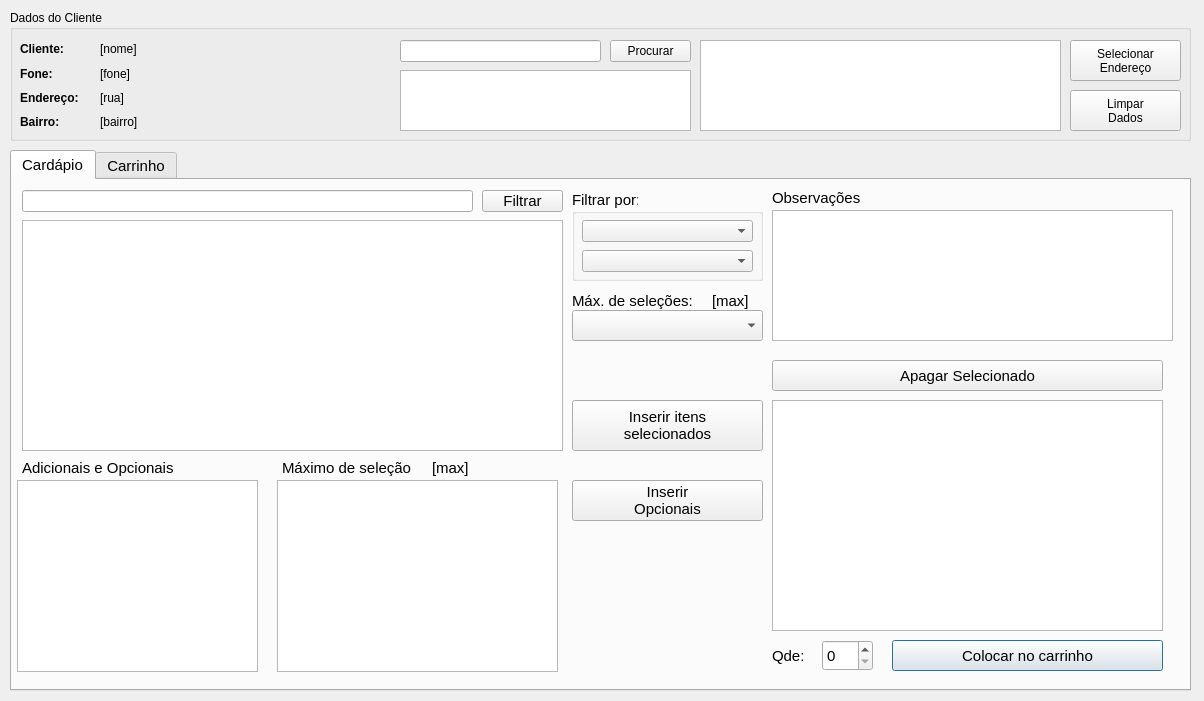
<?xml version="1.0" encoding="UTF-8"?>
<ui version="4.0">
 <class>Venda</class>
 <widget class="QDialog" name="Venda">
  <property name="geometry">
   <rect>
    <x>0</x>
    <y>0</y>
    <width>1204</width>
    <height>701</height>
   </rect>
  </property>
  <property name="windowTitle">
   <string>Vendas</string>
  </property>
  <widget class="QTabWidget" name="tabWidget">
   <property name="geometry">
    <rect>
     <x>10</x>
     <y>150</y>
     <width>1181</width>
     <height>541</height>
    </rect>
   </property>
   <property name="font">
    <font>
     <pointsize>11</pointsize>
    </font>
   </property>
   <property name="currentIndex">
    <number>0</number>
   </property>
   <widget class="QWidget" name="tab">
    <attribute name="title">
     <string>Cardápio</string>
    </attribute>
    <widget class="QLabel" name="label_4">
     <property name="geometry">
      <rect>
       <x>560</x>
       <y>110</y>
       <width>141</width>
       <height>21</height>
      </rect>
     </property>
     <property name="text">
      <string>Máx. de seleções:</string>
     </property>
    </widget>
    <widget class="QTableView" name="tableView_cardapio">
     <property name="geometry">
      <rect>
       <x>10</x>
       <y>40</y>
       <width>541</width>
       <height>231</height>
      </rect>
     </property>
     <property name="sizeAdjustPolicy">
      <enum>QAbstractScrollArea::AdjustToContentsOnFirstShow</enum>
     </property>
    </widget>
    <widget class="QPushButton" name="pushButton_carrinho">
     <property name="geometry">
      <rect>
       <x>880</x>
       <y>460</y>
       <width>271</width>
       <height>31</height>
      </rect>
     </property>
     <property name="text">
      <string>Colocar no carrinho</string>
     </property>
    </widget>
    <widget class="QLineEdit" name="lineEdit_filtrar">
     <property name="geometry">
      <rect>
       <x>10</x>
       <y>10</y>
       <width>451</width>
       <height>22</height>
      </rect>
     </property>
     <property name="toolTip">
      <string>&lt;html&gt;&lt;head/&gt;&lt;body&gt;&lt;p&gt;Digite parte do nome ou algum ingrediente&lt;/p&gt;&lt;/body&gt;&lt;/html&gt;</string>
     </property>
     <property name="clearButtonEnabled">
      <bool>true</bool>
     </property>
    </widget>
    <widget class="QLabel" name="label_maxsel">
     <property name="geometry">
      <rect>
       <x>700</x>
       <y>110</y>
       <width>51</width>
       <height>21</height>
      </rect>
     </property>
     <property name="text">
      <string>[max]</string>
     </property>
    </widget>
    <widget class="QGroupBox" name="groupBox">
     <property name="geometry">
      <rect>
       <x>560</x>
       <y>10</y>
       <width>191</width>
       <height>91</height>
      </rect>
     </property>
     <property name="title">
      <string>Filtrar por:</string>
     </property>
     <widget class="QComboBox" name="comboBox_tamanho">
      <property name="geometry">
       <rect>
        <x>10</x>
        <y>30</y>
        <width>171</width>
        <height>22</height>
       </rect>
      </property>
     </widget>
     <widget class="QComboBox" name="comboBox_tipo">
      <property name="geometry">
       <rect>
        <x>10</x>
        <y>60</y>
        <width>171</width>
        <height>22</height>
       </rect>
      </property>
     </widget>
    </widget>
    <widget class="QLabel" name="label_10">
     <property name="geometry">
      <rect>
       <x>760</x>
       <y>460</y>
       <width>41</width>
       <height>31</height>
      </rect>
     </property>
     <property name="toolTip">
      <string/>
     </property>
     <property name="text">
      <string>Qde:</string>
     </property>
    </widget>
    <widget class="QPushButton" name="pushButton_filtrar">
     <property name="geometry">
      <rect>
       <x>470</x>
       <y>10</y>
       <width>81</width>
       <height>22</height>
      </rect>
     </property>
     <property name="text">
      <string>Filtrar</string>
     </property>
    </widget>
    <widget class="QPushButton" name="pushButton_inserir">
     <property name="geometry">
      <rect>
       <x>560</x>
       <y>220</y>
       <width>191</width>
       <height>51</height>
      </rect>
     </property>
     <property name="text">
      <string>Inserir itens
selecionados</string>
     </property>
    </widget>
    <widget class="QComboBox" name="comboBox_menu">
     <property name="geometry">
      <rect>
       <x>560</x>
       <y>130</y>
       <width>191</width>
       <height>31</height>
      </rect>
     </property>
    </widget>
    <widget class="QLabel" name="label_5">
     <property name="geometry">
      <rect>
       <x>10</x>
       <y>280</y>
       <width>161</width>
       <height>16</height>
      </rect>
     </property>
     <property name="text">
      <string>Adicionais e Opcionais</string>
     </property>
    </widget>
    <widget class="QTableWidget" name="tableWidget_selecao">
     <property name="geometry">
      <rect>
       <x>760</x>
       <y>220</y>
       <width>391</width>
       <height>231</height>
      </rect>
     </property>
    </widget>
    <widget class="QListView" name="listView_menuadicionais">
     <property name="geometry">
      <rect>
       <x>5</x>
       <y>300</y>
       <width>241</width>
       <height>192</height>
      </rect>
     </property>
    </widget>
    <widget class="QLabel" name="label_6">
     <property name="geometry">
      <rect>
       <x>270</x>
       <y>280</y>
       <width>151</width>
       <height>16</height>
      </rect>
     </property>
     <property name="text">
      <string>Máximo de seleção</string>
     </property>
    </widget>
    <widget class="QLabel" name="label_2">
     <property name="geometry">
      <rect>
       <x>560</x>
       <y>350</y>
       <width>181</width>
       <height>141</height>
      </rect>
     </property>
     <property name="text">
      <string/>
     </property>
     <property name="pixmap">
      <pixmap>../../../sabordelivery/papelaria/SaborDelivery/02-Selo_SaborDelivery/selo_sabordelivery.png</pixmap>
     </property>
     <property name="scaledContents">
      <bool>true</bool>
     </property>
    </widget>
    <widget class="QTableView" name="tableView_itensadicionais">
     <property name="geometry">
      <rect>
       <x>265</x>
       <y>300</y>
       <width>281</width>
       <height>192</height>
      </rect>
     </property>
    </widget>
    <widget class="QLabel" name="label_maxseladc">
     <property name="geometry">
      <rect>
       <x>420</x>
       <y>280</y>
       <width>51</width>
       <height>16</height>
      </rect>
     </property>
     <property name="text">
      <string>[max]</string>
     </property>
    </widget>
    <widget class="QTextEdit" name="textEdit_obs">
     <property name="geometry">
      <rect>
       <x>760</x>
       <y>30</y>
       <width>401</width>
       <height>131</height>
      </rect>
     </property>
    </widget>
    <widget class="QPushButton" name="pushButton_inseriradicionais">
     <property name="geometry">
      <rect>
       <x>560</x>
       <y>300</y>
       <width>191</width>
       <height>41</height>
      </rect>
     </property>
     <property name="text">
      <string>Inserir
Opcionais</string>
     </property>
    </widget>
    <widget class="QPushButton" name="pushButton_apagar">
     <property name="geometry">
      <rect>
       <x>760</x>
       <y>180</y>
       <width>391</width>
       <height>31</height>
      </rect>
     </property>
     <property name="text">
      <string>Apagar Selecionado</string>
     </property>
    </widget>
    <widget class="QSpinBox" name="spinBox_qtdecardapio">
     <property name="geometry">
      <rect>
       <x>810</x>
       <y>460</y>
       <width>51</width>
       <height>31</height>
      </rect>
     </property>
    </widget>
    <widget class="QLabel" name="label_15">
     <property name="geometry">
      <rect>
       <x>760</x>
       <y>10</y>
       <width>101</width>
       <height>16</height>
      </rect>
     </property>
     <property name="text">
      <string>Observações</string>
     </property>
    </widget>
   </widget>
   <widget class="QWidget" name="tab_2">
    <attribute name="title">
     <string>Carrinho</string>
    </attribute>
    <widget class="QLineEdit" name="lineEdit_desconto">
     <property name="geometry">
      <rect>
       <x>920</x>
       <y>79</y>
       <width>121</width>
       <height>22</height>
      </rect>
     </property>
    </widget>
    <widget class="QLineEdit" name="lineEdit_troco">
     <property name="geometry">
      <rect>
       <x>920</x>
       <y>109</y>
       <width>121</width>
       <height>22</height>
      </rect>
     </property>
    </widget>
    <widget class="QPushButton" name="pushButton_apagaritemcarrinho">
     <property name="geometry">
      <rect>
       <x>920</x>
       <y>50</y>
       <width>231</width>
       <height>22</height>
      </rect>
     </property>
     <property name="text">
      <string>Apagar item</string>
     </property>
    </widget>
    <widget class="QLabel" name="label_troco">
     <property name="geometry">
      <rect>
       <x>1050</x>
       <y>149</y>
       <width>59</width>
       <height>14</height>
      </rect>
     </property>
     <property name="text">
      <string>[troco]</string>
     </property>
     <property name="alignment">
      <set>Qt::AlignRight|Qt::AlignTrailing|Qt::AlignVCenter</set>
     </property>
    </widget>
    <widget class="QPushButton" name="pushButton_troco">
     <property name="geometry">
      <rect>
       <x>1050</x>
       <y>109</y>
       <width>101</width>
       <height>22</height>
      </rect>
     </property>
     <property name="text">
      <string>Troco R$</string>
     </property>
    </widget>
    <widget class="QPushButton" name="pushButton_finalizarcompra">
     <property name="geometry">
      <rect>
       <x>920</x>
       <y>410</y>
       <width>221</width>
       <height>41</height>
      </rect>
     </property>
     <property name="text">
      <string>Finalizar Venda</string>
     </property>
    </widget>
    <widget class="QLabel" name="label_14">
     <property name="geometry">
      <rect>
       <x>920</x>
       <y>140</y>
       <width>81</width>
       <height>31</height>
      </rect>
     </property>
     <property name="text">
      <string>Troco: R$</string>
     </property>
    </widget>
    <widget class="QPushButton" name="pushButton_desconto">
     <property name="geometry">
      <rect>
       <x>1050</x>
       <y>79</y>
       <width>101</width>
       <height>21</height>
      </rect>
     </property>
     <property name="text">
      <string>Desconto R$</string>
     </property>
    </widget>
    <widget class="QGroupBox" name="groupBox_3">
     <property name="geometry">
      <rect>
       <x>1050</x>
       <y>179</y>
       <width>111</width>
       <height>101</height>
      </rect>
     </property>
     <property name="title">
      <string>Entrega</string>
     </property>
     <widget class="QRadioButton" name="radioButton_entregar">
      <property name="geometry">
       <rect>
        <x>10</x>
        <y>30</y>
        <width>91</width>
        <height>20</height>
       </rect>
      </property>
      <property name="text">
       <string>Endereço</string>
      </property>
     </widget>
     <widget class="QRadioButton" name="radioButton_balcao">
      <property name="geometry">
       <rect>
        <x>10</x>
        <y>70</y>
        <width>71</width>
        <height>20</height>
       </rect>
      </property>
      <property name="text">
       <string>Balcão</string>
      </property>
     </widget>
    </widget>
    <widget class="QGroupBox" name="groupBox_4">
     <property name="geometry">
      <rect>
       <x>920</x>
       <y>180</y>
       <width>121</width>
       <height>101</height>
      </rect>
     </property>
     <property name="title">
      <string>Pagamento em</string>
     </property>
     <widget class="QRadioButton" name="radioButton_dinheiro">
      <property name="geometry">
       <rect>
        <x>10</x>
        <y>20</y>
        <width>89</width>
        <height>20</height>
       </rect>
      </property>
      <property name="text">
       <string>Dinheiro</string>
      </property>
     </widget>
     <widget class="QRadioButton" name="radioButton_cartao">
      <property name="geometry">
       <rect>
        <x>10</x>
        <y>40</y>
        <width>89</width>
        <height>20</height>
       </rect>
      </property>
      <property name="text">
       <string>Cartão</string>
      </property>
     </widget>
     <widget class="QRadioButton" name="radioButton_cheque">
      <property name="geometry">
       <rect>
        <x>10</x>
        <y>60</y>
        <width>89</width>
        <height>20</height>
       </rect>
      </property>
      <property name="text">
       <string>Cheque</string>
      </property>
     </widget>
     <widget class="QRadioButton" name="radioButton_fiado">
      <property name="geometry">
       <rect>
        <x>10</x>
        <y>80</y>
        <width>89</width>
        <height>20</height>
       </rect>
      </property>
      <property name="text">
       <string>Fiado</string>
      </property>
     </widget>
    </widget>
    <widget class="QGroupBox" name="groupBox_5">
     <property name="geometry">
      <rect>
       <x>920</x>
       <y>300</y>
       <width>221</width>
       <height>101</height>
      </rect>
     </property>
     <property name="title">
      <string>Valores da Compra</string>
     </property>
     <widget class="QLabel" name="label_11">
      <property name="geometry">
       <rect>
        <x>10</x>
        <y>20</y>
        <width>111</width>
        <height>22</height>
       </rect>
      </property>
      <property name="text">
       <string>Desconto: R$</string>
      </property>
     </widget>
     <widget class="QLabel" name="label_desconto">
      <property name="geometry">
       <rect>
        <x>120</x>
        <y>20</y>
        <width>89</width>
        <height>22</height>
       </rect>
      </property>
      <property name="text">
       <string>0,00</string>
      </property>
      <property name="alignment">
       <set>Qt::AlignRight|Qt::AlignTrailing|Qt::AlignVCenter</set>
      </property>
     </widget>
     <widget class="QLabel" name="label_13">
      <property name="geometry">
       <rect>
        <x>10</x>
        <y>40</y>
        <width>111</width>
        <height>20</height>
       </rect>
      </property>
      <property name="text">
       <string>Entrega: R$</string>
      </property>
     </widget>
     <widget class="QLabel" name="label_valorentrega">
      <property name="geometry">
       <rect>
        <x>120</x>
        <y>40</y>
        <width>89</width>
        <height>20</height>
       </rect>
      </property>
      <property name="text">
       <string>0,00</string>
      </property>
      <property name="alignment">
       <set>Qt::AlignRight|Qt::AlignTrailing|Qt::AlignVCenter</set>
      </property>
     </widget>
     <widget class="QLabel" name="label_12">
      <property name="geometry">
       <rect>
        <x>10</x>
        <y>70</y>
        <width>111</width>
        <height>21</height>
       </rect>
      </property>
      <property name="font">
       <font>
        <pointsize>12</pointsize>
        <weight>75</weight>
        <bold>true</bold>
       </font>
      </property>
      <property name="text">
       <string>Total: R$</string>
      </property>
      <property name="alignment">
       <set>Qt::AlignBottom|Qt::AlignLeading|Qt::AlignLeft</set>
      </property>
     </widget>
     <widget class="QLabel" name="label_total">
      <property name="geometry">
       <rect>
        <x>120</x>
        <y>70</y>
        <width>89</width>
        <height>20</height>
       </rect>
      </property>
      <property name="minimumSize">
       <size>
        <width>0</width>
        <height>0</height>
       </size>
      </property>
      <property name="font">
       <font>
        <pointsize>12</pointsize>
        <weight>75</weight>
        <bold>true</bold>
       </font>
      </property>
      <property name="text">
       <string>0,00</string>
      </property>
      <property name="alignment">
       <set>Qt::AlignBottom|Qt::AlignRight|Qt::AlignTrailing</set>
      </property>
     </widget>
    </widget>
    <widget class="QPushButton" name="pushButton_qtde">
     <property name="geometry">
      <rect>
       <x>1030</x>
       <y>10</y>
       <width>91</width>
       <height>31</height>
      </rect>
     </property>
     <property name="text">
      <string>Nova Qtde</string>
     </property>
    </widget>
    <widget class="QSpinBox" name="spinBox_qtde">
     <property name="geometry">
      <rect>
       <x>970</x>
       <y>10</y>
       <width>48</width>
       <height>31</height>
      </rect>
     </property>
     <property name="font">
      <font>
       <pointsize>12</pointsize>
      </font>
     </property>
    </widget>
    <widget class="QTableWidget" name="tableWidget_cart">
     <property name="geometry">
      <rect>
       <x>10</x>
       <y>10</y>
       <width>901</width>
       <height>491</height>
      </rect>
     </property>
     <property name="wordWrap">
      <bool>false</bool>
     </property>
    </widget>
    <widget class="QPushButton" name="pushButton">
     <property name="geometry">
      <rect>
       <x>940</x>
       <y>461</y>
       <width>191</width>
       <height>31</height>
      </rect>
     </property>
     <property name="text">
      <string>Imprimir</string>
     </property>
    </widget>
   </widget>
  </widget>
  <widget class="QGroupBox" name="groupBox_2">
   <property name="geometry">
    <rect>
     <x>10</x>
     <y>10</y>
     <width>1181</width>
     <height>131</height>
    </rect>
   </property>
   <property name="title">
    <string>Dados do Cliente</string>
   </property>
   <widget class="QWidget" name="layoutWidget_2">
    <property name="geometry">
     <rect>
      <x>10</x>
      <y>30</y>
      <width>73</width>
      <height>91</height>
     </rect>
    </property>
    <layout class="QVBoxLayout" name="verticalLayout">
     <item>
      <widget class="QLabel" name="label_7">
       <property name="font">
        <font>
         <weight>75</weight>
         <bold>true</bold>
        </font>
       </property>
       <property name="text">
        <string>Cliente:</string>
       </property>
      </widget>
     </item>
     <item>
      <widget class="QLabel" name="label">
       <property name="font">
        <font>
         <weight>75</weight>
         <bold>true</bold>
        </font>
       </property>
       <property name="text">
        <string>Fone:</string>
       </property>
      </widget>
     </item>
     <item>
      <widget class="QLabel" name="label_8">
       <property name="font">
        <font>
         <weight>75</weight>
         <bold>true</bold>
        </font>
       </property>
       <property name="text">
        <string>Endereço:</string>
       </property>
      </widget>
     </item>
     <item>
      <widget class="QLabel" name="label_9">
       <property name="font">
        <font>
         <weight>75</weight>
         <bold>true</bold>
        </font>
       </property>
       <property name="text">
        <string>Bairro:</string>
       </property>
      </widget>
     </item>
    </layout>
   </widget>
   <widget class="QWidget" name="layoutWidget_3">
    <property name="geometry">
     <rect>
      <x>90</x>
      <y>30</y>
      <width>291</width>
      <height>91</height>
     </rect>
    </property>
    <layout class="QVBoxLayout" name="verticalLayout_2">
     <item>
      <widget class="QLabel" name="label_nomecliente">
       <property name="text">
        <string>[nome]</string>
       </property>
      </widget>
     </item>
     <item>
      <widget class="QLabel" name="label_fonecliente">
       <property name="text">
        <string>[fone]</string>
       </property>
      </widget>
     </item>
     <item>
      <widget class="QLabel" name="label_ruacliente">
       <property name="text">
        <string>[rua]</string>
       </property>
      </widget>
     </item>
     <item>
      <widget class="QLabel" name="label_bairrocliente">
       <property name="text">
        <string>[bairro]</string>
       </property>
      </widget>
     </item>
    </layout>
   </widget>
   <widget class="QPushButton" name="pushButton_procurarcliente">
    <property name="geometry">
     <rect>
      <x>600</x>
      <y>30</y>
      <width>81</width>
      <height>22</height>
     </rect>
    </property>
    <property name="text">
     <string>Procurar</string>
    </property>
   </widget>
   <widget class="QLineEdit" name="lineEdit_procurarcliente">
    <property name="geometry">
     <rect>
      <x>390</x>
      <y>30</y>
      <width>201</width>
      <height>22</height>
     </rect>
    </property>
    <property name="toolTip">
     <string>Digite parte do nome ou telefone</string>
    </property>
    <property name="clearButtonEnabled">
     <bool>true</bool>
    </property>
   </widget>
   <widget class="QListView" name="listView_procurarcliente">
    <property name="geometry">
     <rect>
      <x>390</x>
      <y>60</y>
      <width>291</width>
      <height>61</height>
     </rect>
    </property>
   </widget>
   <widget class="QTableView" name="tableView_endereco">
    <property name="geometry">
     <rect>
      <x>690</x>
      <y>30</y>
      <width>361</width>
      <height>91</height>
     </rect>
    </property>
   </widget>
   <widget class="QPushButton" name="pushButton_selecionarcliente">
    <property name="geometry">
     <rect>
      <x>1060</x>
      <y>30</y>
      <width>111</width>
      <height>41</height>
     </rect>
    </property>
    <property name="text">
     <string>Selecionar
Endereço</string>
    </property>
   </widget>
   <widget class="QPushButton" name="pushButton_limparcliente">
    <property name="geometry">
     <rect>
      <x>1060</x>
      <y>80</y>
      <width>111</width>
      <height>41</height>
     </rect>
    </property>
    <property name="text">
     <string>Limpar
Dados</string>
    </property>
   </widget>
  </widget>
  <zorder>groupBox_2</zorder>
  <zorder>tabWidget</zorder>
 </widget>
 <resources/>
 <connections/>
</ui>
